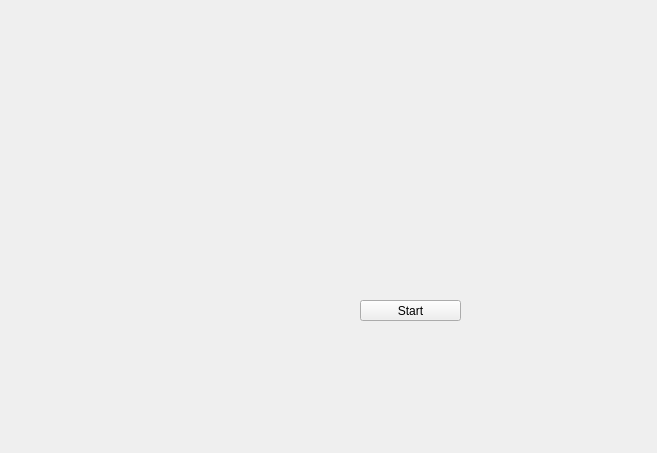
<?xml version="1.0" encoding="UTF-8"?>
<ui version="4.0">
 <class>MainWindow</class>
 <widget class="QMainWindow" name="MainWindow">
  <property name="geometry">
   <rect>
    <x>0</x>
    <y>0</y>
    <width>657</width>
    <height>453</height>
   </rect>
  </property>
  <property name="windowTitle">
   <string>MainWindow</string>
  </property>
  <widget class="QWidget" name="centralWidget">
   <widget class="QPushButton" name="pushButton">
    <property name="geometry">
     <rect>
      <x>360</x>
      <y>300</y>
      <width>101</width>
      <height>21</height>
     </rect>
    </property>
    <property name="text">
     <string>Start</string>
    </property>
   </widget>
  </widget>
 </widget>
 <layoutdefault spacing="6" margin="11"/>
 <resources/>
 <connections/>
</ui>
